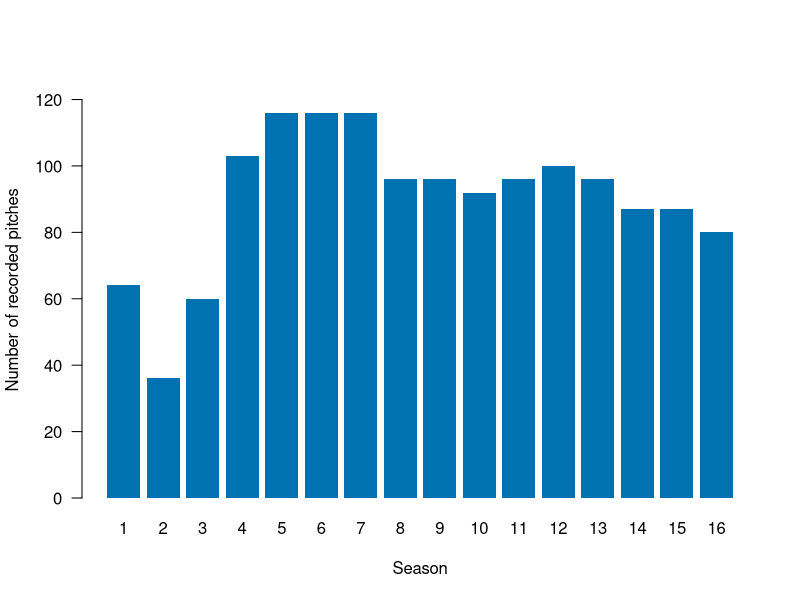
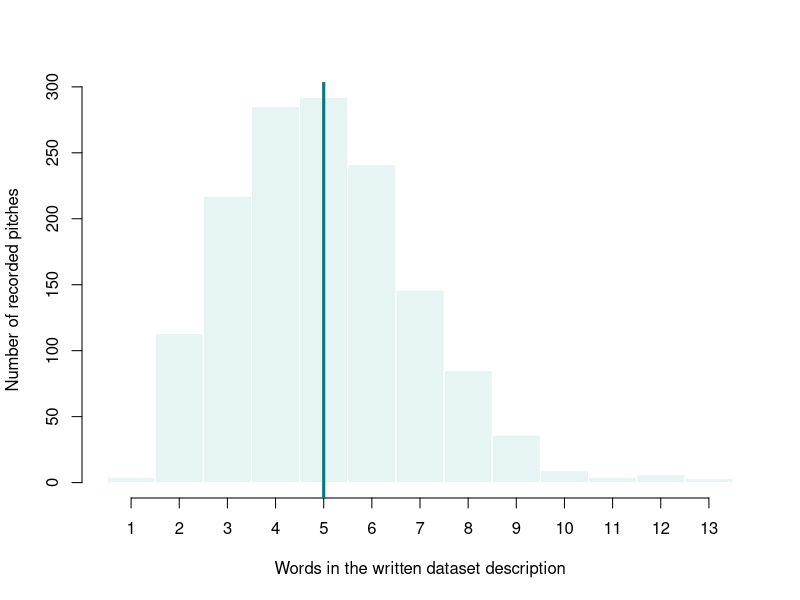
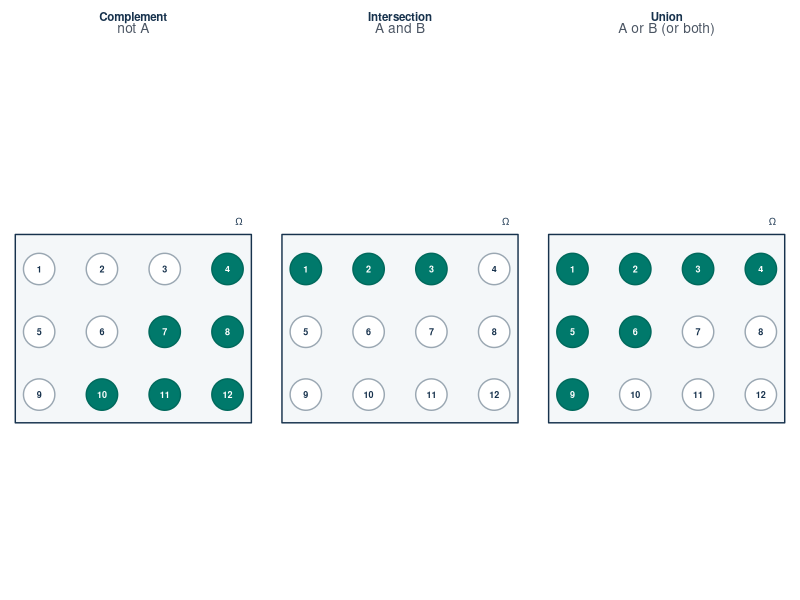
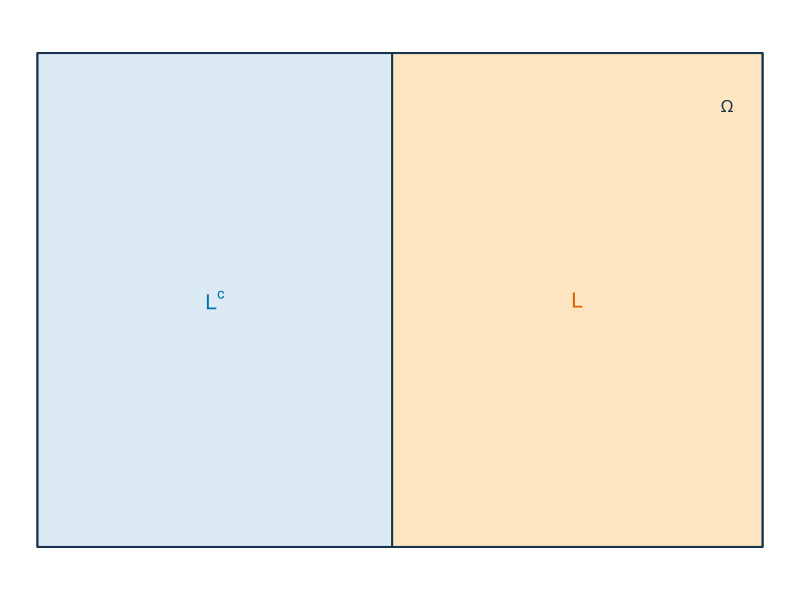

Reproduce these figures in R, in order.
## ---- chunk 1
knitr::opts_chunk$set(echo = TRUE, message = FALSE, warning = FALSE,
                      fig.width = 7, fig.height = 4.5)
sharks <- read.csv("data/shark_tank_teaching.csv", stringsAsFactors = FALSE)
D <- sharks$deal_on_show == 1
L <- sharks$season >= 9
## ---- chunk 2
season_counts <- table(sharks$season)
season_counts
round(prop.table(season_counts), 3)
## ---- chunk 3
barplot(
  season_counts,
  col = "#0072B2", border = NA,
  bty = "n", las = 1,
  ylim = c(0, 1.08 * max(season_counts)),
  xlab = "Season", ylab = "Number of recorded pitches"
)
## ---- chunk 4
hist(
  sharks$description_words,
  breaks = seq(0.5, 13.5, by = 1),
  col = "#E6F4F3", border = "white",
  main = "",
  xlab = "Words in the written dataset description",
  ylab = "Number of recorded pitches",
  xaxt = "n"
)
axis(1, at = 1:13)
abline(v = median(sharks$description_words), col = "#007C83", lwd = 3)
## ---- chunk 5
old_par <- par(no.readonly = TRUE)
par(mfrow = c(1, 3), mar = c(0.6, 0.35, 2.8, 0.35),
    xaxs = "i", yaxs = "i")

omega <- 1:12
A <- c(1, 2, 3, 5, 6, 9)
B <- c(1, 2, 3, 4)

event_sets <- list(
  setdiff(omega, A),
  intersect(A, B),
  union(A, B)
)
panel_titles <- c("Complement", "Intersection", "Union")
panel_meanings <- c("not A", "A and B", "A or B (or both)")

draw_outcome_set <- function(selected, title, meaning) {
  plot(NA, xlim = c(0.45, 4.55), ylim = c(0.35, 4.2), axes = FALSE,
       xlab = "", ylab = "", asp = 1)
  title(main = title, line = 1.2, cex.main = 1.05, col.main = "#17324D")
  mtext(meaning, side = 3, line = 0.1, cex = 0.82, col = "#4B5563")

  rect(0.62, 0.55, 4.38, 3.55, col = "#F4F7F9",
       border = "#17324D", lwd = 1.4)
  text(4.18, 3.76, expression(Omega), cex = 0.85, col = "#17324D")

  x <- rep(1:4, 3)
  y <- rep(3:1, each = 4)
  is_selected <- omega %in% selected
  symbols(x, y, circles = rep(0.25, 12), inches = FALSE,
          bg = ifelse(is_selected, "#00796B", "white"),
          fg = ifelse(is_selected, "#00695C", "#9AA7B2"),
          lwd = 1.4, add = TRUE)
  text(x, y, labels = omega,
       col = ifelse(is_selected, "white", "#17324D"),
       font = 2, cex = 0.82)
}

for (i in seq_along(event_sets)) {
  draw_outcome_set(event_sets[[i]], panel_titles[i], panel_meanings[i])
}
par(old_par)
## ---- chunk 6
old_par <- par(no.readonly = TRUE)
par(mar = c(0.3, 0.3, 0.3, 0.3))
plot(NA, xlim = c(0, 10), ylim = c(0, 5), axes = FALSE,
     xlab = "", ylab = "", xaxs = "i", yaxs = "i")
rect(0.4, 0.4, 9.6, 4.6, border = "#17324D", lwd = 2)
rect(0.4, 0.4, 4.9, 4.6, col = "#DCEAF3", border = NA)
rect(4.9, 0.4, 9.6, 4.6, col = "#FDE5C1", border = NA)
segments(4.9, 0.4, 4.9, 4.6, col = "#17324D", lwd = 2)
rect(0.4, 0.4, 9.6, 4.6, border = "#17324D", lwd = 2)
text(2.65, 2.5, expression(L^c), col = "#0072B2", cex = 1.25)
text(7.25, 2.5, "L", col = "#D55E00", cex = 1.25)
text(9.15, 4.15, expression(Omega), col = "#17324D")
par(old_par)
## ---- chunk 7
c(
  P_D = mean(D),
  P_L = mean(L),
  P_D_and_L = mean(D & L),
  P_not_D = mean(!D),
  P_D_or_L_direct = mean(D | L),
  P_D_or_L_rule = mean(D) + mean(L) - mean(D & L)
)
